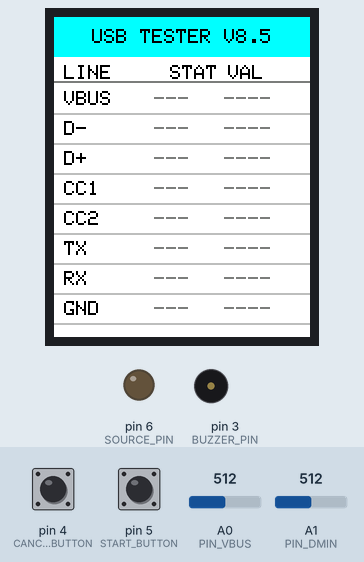
Recording of a sketch running on a simulated Arduino Nano, built with avr-gcc and run on an emulated ATmega328P. Parts: 160×128 colour display, output pins drawn as LEDs (lit = HIGH), buzzer (waves = sounding, pin HIGH). The test bench sets the inputs (shaded band); at power-on: pin 5 (START_BUTTON) HIGH, pin 4 (CANCEL_BUTTON) HIGH, A0 (PIN_VBUS) = 512, A1 (PIN_DMIN) = 512.

Above: at 4.5 s.
4.6 s: pin 5 (START_BUTTON) pulled LOW for 0.15 s
At 7.4 s:
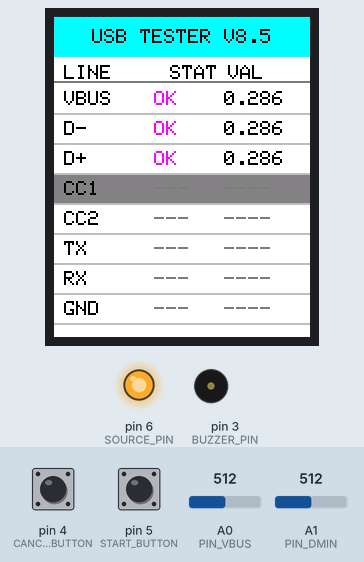
7.7 s: pin 5 (START_BUTTON) pulled LOW for 1 s
At 11.59 s:
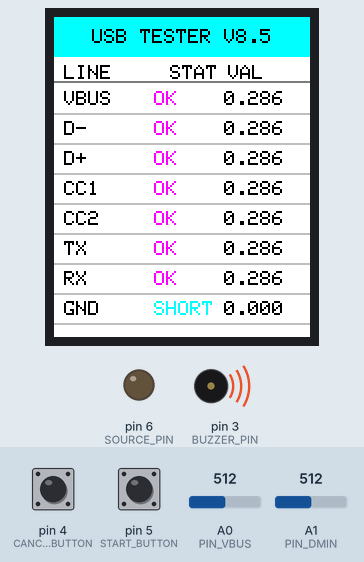
11.7 s: pin 4 (CANCEL_BUTTON) pulled LOW for 3.2 s
16.4 s: pin 5 (START_BUTTON) pulled LOW for 3.2 s
At 18.1 s:
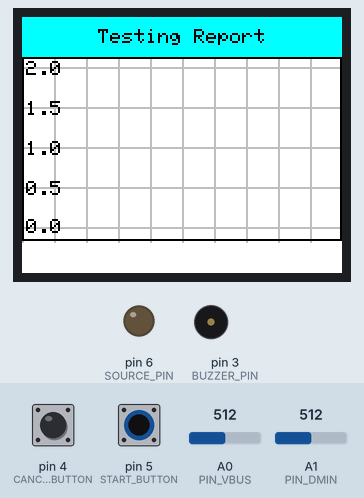
21.1 s: pin 5 (START_BUTTON) pulled LOW for 0.15 s
At 21.71 s:
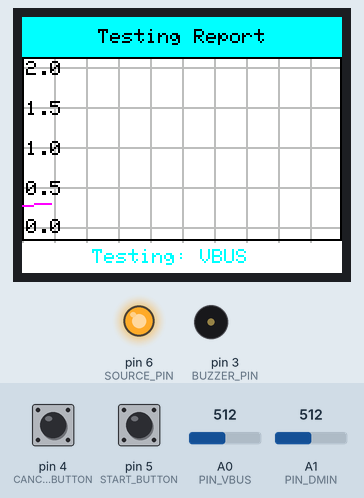
23.6 s: pin 5 (START_BUTTON) pulsed LOW 2 times (0.12 s each, 0.3 s apart)
At 24.18 s:
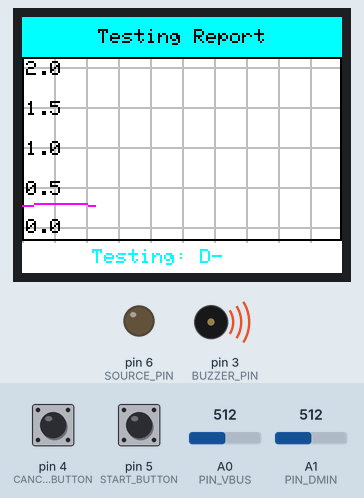
Timing chart, 0 to 26.6 s (numbered marks = the images above; inputs shaded):
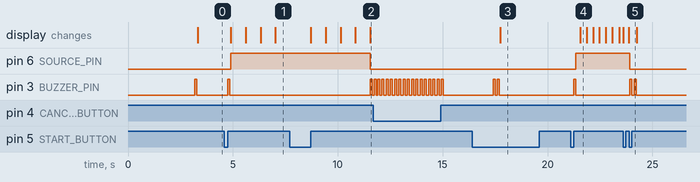

The sketch:

V8.5.ino
```cpp
// ============================================
// USB LINE TESTER - VERSION 8.5 (FINAL UI REFINEMENT)
// Core V5.1 System + Advanced V6.5 UI/Graph
// ============================================

#include <Adafruit_GFX.h>
#include <Adafruit_ST7735.h>
#include <SPI.h>

// ============================================
// PIN DEFINITIONS
// ============================================

// TFT Display pins
#define TFT_CS     10
#define TFT_DC     9
#define TFT_RST    8

// Hardware pins
#define START_BUTTON  5
#define CANCEL_BUTTON 4
#define BUZZER_PIN    3
#define SOURCE_PIN    6

// Analog pins for 8-Line V5.1 Logic
#define PIN_VBUS  A0
#define PIN_DMIN  A1
#define PIN_DPLUS A2
#define PIN_CC1   A3
#define PIN_CC2   A4
#define PIN_TX    A5
#define PIN_RX    A6

// ============================================
// DIODE MODE THRESHOLDS
// ============================================
#define THRESHOLD_SHORT_RAW      0
#define THRESHOLD_HALFSHORT_RAW  120
#define THRESHOLD_OK_MIN_RAW     300
#define THRESHOLD_OK_MAX_RAW     800
#define THRESHOLD_REVERSE_RAW    1000
#define THRESHOLD_OL_RAW         1023

#define CALIBRATION_FACTOR       0.56

// ============================================
// DISPLAY COLORS - INVERTED
// ============================================
#define COLOR_BLACK      0x0000  // White on screen
#define COLOR_WHITE      0xFFFF  // Black on screen
#define COLOR_BG         0xFFFF
#define COLOR_HEADER_BG  0x3186
#define COLOR_HIGHLIGHT  0x8410
#define COLOR_TEXT       0x0000
#define COLOR_DARK       0x7BEF
#define COLOR_GRAY       0xBDF7
#define COLOR_HEADER_TEXT 0x07FF
#define COLOR_SUCCESS    0xF81F
#define COLOR_OK         0xF81F
#define COLOR_SHORT      0x07FF
#define COLOR_OL         0x07E0
#define COLOR_REVERSE    0xFFE0

// ============================================
// TIMING CONSTANTS (V5.1 Performance)
// ============================================
#define SPLASH_DELAY    3000
#define TEST_TIME_NORMAL 700
#define TEST_TIME_GRAPH  2000
#define DEBOUNCE_DELAY  50

// ============================================
// MODES & STATE
// ============================================
#define MODE_NORMAL 0
#define MODE_GRAPH  1

int currentMode = MODE_NORMAL;
unsigned long pressStartTime = 0;
bool modeToggled = false;
bool cancelTest = false;

// ============================================
// DATA STRUCTURES
// ============================================
struct LineInfo {
    const char* name;
    uint8_t pin;
    uint16_t statusColor;
    const char* statusText;
    float value;
    bool tested;
    float minVal;
    float maxVal;
};

LineInfo lines[] = {
    {"VBUS", PIN_VBUS, COLOR_BLACK, "", 0.0, false, 5.0, 0.0},
    {"D-",   PIN_DMIN, COLOR_BLACK, "", 0.0, false, 5.0, 0.0},
    {"D+",   PIN_DPLUS, COLOR_BLACK, "", 0.0, false, 5.0, 0.0},
    {"CC1",  PIN_CC1,  COLOR_BLACK, "", 0.0, false, 5.0, 0.0},
    {"CC2",  PIN_CC2,  COLOR_BLACK, "", 0.0, false, 5.0, 0.0},
    {"TX",   PIN_TX,   COLOR_BLACK, "", 0.0, false, 5.0, 0.0},
    {"RX",   PIN_RX,   COLOR_BLACK, "", 0.0, false, 5.0, 0.0},
    {"GND",  255,      COLOR_BLACK, "", 0.0, false, 5.0, 0.0}
};

const int NUM_LINES = 8;

Adafruit_ST7735 tft = Adafruit_ST7735(TFT_CS, TFT_DC, TFT_RST);

#define STATUS_X        50
#define VALUE_X         85

// ============================================
// SETUP
// ============================================
void setup() {
    pinMode(START_BUTTON, INPUT_PULLUP);
    pinMode(CANCEL_BUTTON, INPUT_PULLUP);
    pinMode(BUZZER_PIN, OUTPUT);
    pinMode(SOURCE_PIN, OUTPUT);

    digitalWrite(BUZZER_PIN, LOW);
    digitalWrite(SOURCE_PIN, LOW);

    tft.initR(INITR_BLACKTAB);
    tft.setRotation(0);

    showSplashScreen();
    beep(1);
    drawMainInterface();
}

// ============================================
// MAIN LOOP
// ============================================
void loop() {
    int btnState = digitalRead(START_BUTTON);

    if (btnState == LOW) {
        if (pressStartTime == 0) {
            pressStartTime = millis();
            modeToggled = false;
        }
        if (!modeToggled && (millis() - pressStartTime > 1000)) {
            toggleMode();
            modeToggled = true;
            while(digitalRead(START_BUTTON) == LOW);
            pressStartTime = 0;
        }
    } else {
        if (pressStartTime > 0) {
            unsigned long dur = millis() - pressStartTime;
            pressStartTime = 0;
            if (!modeToggled && dur > DEBOUNCE_DELAY) {
                if (currentMode == MODE_NORMAL) runTestSequence();
                else runGraphSequence();
            }
        }
    }

    if (digitalRead(CANCEL_BUTTON) == LOW) {
        delay(DEBOUNCE_DELAY);
        if (digitalRead(CANCEL_BUTTON) == LOW) handleCancel();
    }
}

// ============================================
// UI FUNCTIONS
// ============================================

void drawLogo(int centerX, int centerY) {
    tft.setTextSize(2);
    int16_t x1, y1; uint16_t w, h;
    tft.getTextBounds("SLS", 0, 0, &x1, &y1, &w, &h);
    int startX = centerX - w/2;
    int letterY = centerY - h/2;
    uint16_t sW, sH, lW, lH;
    tft.getTextBounds("S", 0, 0, &x1, &y1, &sW, &sH);
    tft.getTextBounds("L", 0, 0, &x1, &y1, &lW, &lH);
    tft.setTextColor(COLOR_BLACK); tft.setCursor(startX, letterY); tft.print("S");
    tft.setTextColor(0x07FF); tft.setCursor(startX + sW - 2, letterY); tft.print("L");
    tft.setTextColor(COLOR_BLACK); tft.setCursor(startX + sW + lW - 4, letterY); tft.print("S");
}

void showSplashScreen() {
    tft.fillScreen(COLOR_BG);
    drawLogo(64, 25);
    tft.setTextSize(2);
    int16_t x1, y1; uint16_t w, h;
    tft.getTextBounds("MR", 0, 0, &x1, &y1, &w, &h);
    int mrWidth = w;
    tft.getTextBounds(".HILAL", 0, 0, &x1, &y1, &w, &h);
    int startX = (128 - (mrWidth + w - 4)) / 2;
    tft.setTextColor(0x07FF); tft.setCursor(startX, 50); tft.print("MR");
    tft.setTextColor(COLOR_BLACK); tft.setCursor(startX + mrWidth - 4, 50); tft.print(".HILAL");
    tft.setTextSize(1);
    tft.setTextColor(COLOR_BLACK); setTextCentered("USB LINE TESTER", 75);
    tft.setTextColor(0x07FF); setTextCentered("V8.5", 92);
    tft.setTextColor(COLOR_BLACK); setTextCentered("SKYLAB SERVICES", 110);
    delay(SPLASH_DELAY);
}

void drawMainInterface() {
    tft.fillScreen(COLOR_BG);
    tft.fillRect(0, 0, 128, 20, 0x07FF);
    tft.setTextSize(1);
    tft.setTextColor(COLOR_BLACK);
    setTextCentered("USB TESTER V8.5", 6);
    tft.setCursor(5, 24); tft.print("LINE");
    tft.setCursor(STATUS_X + 8, 24); tft.print("STAT");
    tft.setCursor(VALUE_X + 2, 24); tft.print("VAL");
    tft.drawLine(0, 32, 128, 32, COLOR_DARK);
    for (int i = 0; i < NUM_LINES; i++) drawLineRow(i, false);
}

void drawLineRow(int i, bool highlight) {
    int yPos = 34 + (i * 15);
    tft.fillRect(0, yPos, 128, 14, highlight ? COLOR_HIGHLIGHT : COLOR_BG);
    tft.setTextColor(COLOR_BLACK);
    tft.setCursor(5, yPos + 3); tft.print(lines[i].name);
    if (lines[i].tested) {
        tft.setTextColor(lines[i].statusColor);
        tft.setCursor(STATUS_X, yPos + 3); tft.print(lines[i].statusText);
        tft.setTextColor(COLOR_BLACK);
        tft.setCursor(VALUE_X, yPos + 3); reportValueFormat(lines[i].value);
    } else {
        tft.setTextColor(COLOR_DARK);
        tft.setCursor(STATUS_X, yPos + 3); tft.print("---");
        tft.setCursor(VALUE_X, yPos + 3); tft.print("----");
    }
    tft.drawLine(0, yPos + 14, 128, yPos + 14, COLOR_GRAY);
}

void reportValueFormat(float val) {
    int mv = (int)(val * 1000);
    tft.print(mv/1000); tft.print(".");
    if (mv%1000 < 100) tft.print("0");
    if (mv%1000 < 10) tft.print("0");
    tft.print(mv%1000);
}

// --- GRAPH MODE (FULL SCREEN SCOPE) ---

void toggleMode() {
    currentMode = (currentMode == MODE_NORMAL) ? MODE_GRAPH : MODE_NORMAL;
    beep(2);
    if (currentMode == MODE_GRAPH) tft.setRotation(1);
    else tft.setRotation(0);
    if (currentMode == MODE_NORMAL) drawMainInterface();
    else drawGraphInterface();
}

void drawGraphInterface() {
    tft.fillScreen(COLOR_BG);
    tft.fillRect(0, 0, 160, 20, 0x07FF);
    tft.setTextColor(COLOR_BLACK);
    setTextCentered("Testing Report", 6);
    drawGraphGrid();
}

void drawGraphGrid() {
    int gW = 160, gH = 92; // Reduced height to fit header
    int gY = 20;

    // Vertical Grid Lines
    for (int x = 0; x <= gW; x += 16) tft.drawLine(x, gY, x, gY + gH, COLOR_GRAY);

    // Horizontal Grid Lines at Fixed 0.5V steps (0, 0.5, 1.0, 1.5, 2.0)
    for (int i = 0; i <= 4; i++) {
        int yPos = gY + 5 + (i * 20);
        tft.drawLine(0, yPos, gW, yPos, COLOR_GRAY);
    }
    tft.drawLine(0, gY + 85, gW, gY + 85, COLOR_GRAY); // Baseline grid

    tft.drawRect(0, gY, gW, gH, COLOR_BLACK);

    tft.setTextSize(1);
    tft.setTextColor(COLOR_BLACK);
    // Labels 0.0 to 2.0 strictly fixed
    tft.setCursor(2, gY + 2);   tft.print("2.0");
    tft.setCursor(2, gY + 22);  tft.print("1.5");
    tft.setCursor(2, gY + 42);  tft.print("1.0");
    tft.setCursor(2, gY + 62);  tft.print("0.5");
    tft.setCursor(2, gY + 81);  tft.print("0.0");
}

// ============================================
// CORE LOGIC
// ============================================

bool checkDoubleClickCancel() {
    static unsigned long lastP = 0; static int cCount = 0;
    if (digitalRead(START_BUTTON) == LOW) {
        delay(20);
        if (digitalRead(START_BUTTON) == LOW) {
            cCount++;
            if (cCount >= 2 && (millis() - lastP < 500)) { cCount = 0; return true; }
            lastP = millis();
            while(digitalRead(START_BUTTON) == LOW);
        }
    }
    return false;
}

void runTestSequence() {
    beep(1); cancelTest = false;
    for (int i = 0; i < NUM_LINES; i++) lines[i].tested = false;
    drawMainInterface();
    digitalWrite(SOURCE_PIN, HIGH);
    for (int i = 0; i < NUM_LINES; i++) {
        if (checkDoubleClickCancel()) { cancelTest = true; break; }
        drawLineRow(i, true);
        if (lines[i].pin == 255) processGND(i);
        else updateLineData(i, analogRead(lines[i].pin));
        unsigned long t = millis();
        while(millis() - t < TEST_TIME_NORMAL) {
            if (checkDoubleClickCancel()) { cancelTest = true; break; }
            delay(10);
        }
        if (cancelTest) break;
        drawLineRow(i, false);
    }
    digitalWrite(SOURCE_PIN, LOW);
    if (cancelTest) handleCancel(); else beep(2);
}

void runGraphSequence() {
    beep(1); cancelTest = false;
    digitalWrite(SOURCE_PIN, HIGH);
    for (int i = 0; i < NUM_LINES; i++) {
        if (cancelTest) break;
        tft.fillRect(0, 20, 160, 108, COLOR_BG); // Keep header area
        drawGraphGrid();

        tft.setTextColor(0x07FF);
        char msg[32]; sprintf(msg, "Testing: %s", lines[i].name);
        tft.setCursor(35, 116); tft.print(msg);

        float minV = 5.0, maxV = 0.0;
        int gW = 160, gY = 20;
        int lx = 0, ly = gY + 85;

        unsigned long st = millis();
        while (millis() - st < TEST_TIME_GRAPH) {
            if (checkDoubleClickCancel()) { cancelTest = true; break; }
            uint16_t r = (lines[i].pin == 255) ? 1023 : analogRead(lines[i].pin);
            float baseV = ((1023 - r) * CALIBRATION_FACTOR) / 1000.0;
            if (baseV < 0.02) baseV = 0.0;
            float anim = (baseV > 0.02) ? (baseV * 0.12 * sin((millis()-st)/150.0)) : 0;
            float plotV = baseV + anim;
            if (plotV > 2.0) plotV = 2.0;

            if (baseV < minV) minV = baseV;
            if (baseV > maxV) maxV = baseV;

            int cx = map(millis() - st, 0, TEST_TIME_GRAPH, 0, gW);
            // Scaling 0-2.0V to 80px range (gY+85 to gY+5)
            int cy = (gY + 85) - (int)(plotV * 40.0);
            if (cy < 5) cy = 5; if (cy > 105) cy = 105;

            if (cx > 0) tft.drawLine(lx, ly, cx, cy, COLOR_SUCCESS);
            lx = cx; ly = cy;
            delay(30);
            if (millis() - st >= 1970) updateLineData(i, r);
        }
        lines[i].minVal = (minV > 4.5) ? 0.0 : minV; lines[i].maxVal = maxV;
    }
    digitalWrite(SOURCE_PIN, LOW);
    if (cancelTest) handleCancel(); else showFinalReport();
}

void updateLineData(int i, uint16_t raw) {
    if (raw == THRESHOLD_SHORT_RAW) { lines[i].statusColor = COLOR_SHORT; lines[i].statusText = "SHORT"; }
    else if (raw >= THRESHOLD_OL_RAW) { lines[i].statusColor = COLOR_OL; lines[i].statusText = "OL"; }
    else if (raw >= THRESHOLD_REVERSE_RAW) { lines[i].statusColor = COLOR_REVERSE; lines[i].statusText = "ABOVE"; }
    else { lines[i].statusColor = COLOR_OK; lines[i].statusText = "OK"; }
    lines[i].value = ((1023 - raw) * CALIBRATION_FACTOR) / 1000.0;
    if (lines[i].value < 0) lines[i].value = 0;
    lines[i].tested = true;
}

void processGND(int i) { lines[i].tested = true; lines[i].statusColor = COLOR_SHORT; lines[i].statusText = "SHORT"; lines[i].value = 0.0; }

void showFinalReport() {
    tft.fillScreen(COLOR_BG);
    tft.fillRect(0, 0, 160, 20, 0x07FF);
    tft.setTextColor(COLOR_BLACK); setTextCentered("Testing Report", 6);
    tft.setTextSize(1);
    for (int i = 0; i < NUM_LINES; i++) {
        int y = 24 + (i * 12);
        tft.setCursor(5, y); tft.setTextColor(COLOR_BLACK); tft.print(lines[i].name); tft.print(":");
        tft.setCursor(38, y); tft.setTextColor(lines[i].statusColor);
        tft.print(lines[i].minVal, 2); tft.print("-"); tft.print(lines[i].maxVal, 2);
        tft.setCursor(100, y); tft.print("("); reportValueFormat(lines[i].value); tft.print(")");
    }
    tft.setTextColor(COLOR_BLACK); setTextCentered("PRESS START FOR HOME", 120);
}

void handleCancel() {
    digitalWrite(SOURCE_PIN, LOW); beep(1); delay(100); beep(1);
    if (currentMode == MODE_NORMAL) drawMainInterface(); else drawGraphInterface();
}

void beep(int count) {
    for (int i = 0; i < count; i++) { digitalWrite(BUZZER_PIN, HIGH); delay(100); digitalWrite(BUZZER_PIN, LOW); if (i < count - 1) delay(100); }
}

void setTextCentered(const char* text, int y) {
    int16_t x1, y1; uint16_t w, h;
    tft.getTextBounds(text, 0, 0, &x1, &y1, &w, &h);
    tft.setCursor((tft.width() - w) / 2, y); tft.print(text);
}
```

Measured:
- after the input at 4.6 s, pin 6 (SOURCE_PIN): LOW → HIGH after 0.30 s; pin 3 (BUZZER_PIN): LOW → HIGH after 0.15 s, → LOW 0.10 s later; the display: first changes after 0.31 s (image 1 shows a later state)
- after the input at 7.7 s, pin 6 (SOURCE_PIN): HIGH → LOW after 3.8 s instead of 2.9 s
- after the input at 16.4 s, pin 3 (BUZZER_PIN): alternates HIGH for 0.10 s and LOW for 0.10 s, 4 changes in all, then stays LOW, starting after 1.0 s; the display: changes after 1.3 s (image 3)
- after the input at 21.1 s, pin 6 (SOURCE_PIN): LOW → HIGH after 0.25 s; pin 3 (BUZZER_PIN): LOW → HIGH after 0.15 s, → LOW 0.10 s later; the display: changes after 0.46 s (image 4)
- after the input at 23.6 s, pin 6 (SOURCE_PIN): HIGH → LOW after 0.32 s; pin 3 (BUZZER_PIN): alternates HIGH for 0.10 s and LOW for 0.10 s, 4 changes in all, then stays LOW, starting after 0.32 s
